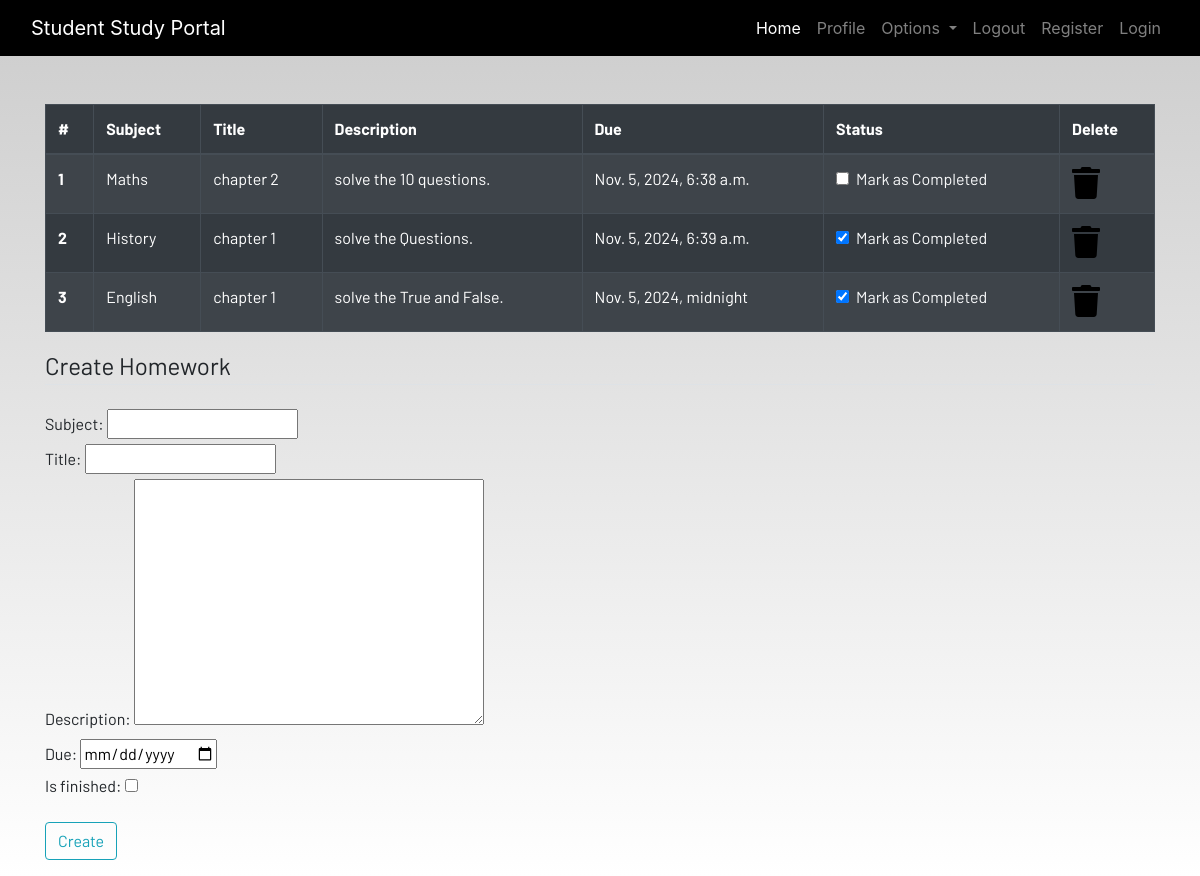
The page /homework (signed in) on the database its author committed.
### dashboard/models.py (models this page shows, shortened)
class Homework(models.Model):
    user = models.ForeignKey(User, on_delete=models.CASCADE)
    subject = models.CharField(max_length=50)
    title = models.CharField(max_length=100)
    description = models.TextField()
    due = models.DateTimeField()
    is_finished = models.BooleanField(default=False)

### dashboard/views.py (the view)
# urls.py: path('homework',views.homework,name='homework'),
def homework(request):
    if request.method == "POST":
        form = HomeworkForm(request.POST)
        if form.is_valid():
            try:
               finished = request.POST['is_finished']
               if finished == 'on':
                    finished = True
               else:
                    finished = False
            except:
                    finished = False
            homeworks = Homework(
            user=request.user,
            subject=request.POST['subject'],
            title=request.POST['title'],
            description=request.POST['description'],
            due=request.POST['due'],
            is_finished=finished
        )
        homeworks.save()
        messages.success(request, f"Homework Added from {request.user.username} Successfully!")
    else:
        form = HomeworkForm()
    homework = Homework.objects.filter(user = request.user)
    if len(homework) == 0:
        homework_done = True
    else:
        homework_done = False
    context = {
               "homeworks":homework,
               "homework_done":homework_done,
               "form":form,
}
    return render(request,"dashboard/homework.html",context)

### dashboard/forms.py
class HomeworkForm(forms.ModelForm):
    class Meta:
        model = Homework
        widgets = {'due': DateInput()}
        fields = ['subject', 'title', 'description', 'due', 'is_finished']

### dashboard/templates/dashboard/homework.html (shortened to what this page needs)
{% extends 'dashboard/base.html' %}
{% load static %}
{% block content %}
<div class="container">
    {% if not homework_done %}
    <table class="table table-striped table-bordered table-hover table-dark">
        <thead>
            <tr>
                <th scope="col">#</th>
                <th scope="col">Subject</th>
                <th scope="col">Title</th>
                <th scope="col">Description</th>
                <th scope="col">Due</th>
                <th scope="col">Status</th>
                <th scope="col">Delete</th>
            </tr>
        </thead>
        <tbody>
            {% for homework in homeworks %}
            <tr>
                <th scope="row">{{forloop.counter}}</th>
                <td>{{homework.subject}}</td>
                <td>{{homework.title}}</td>
                <td>{{homework.description}}</td>
                <td>{{homework.due}}</td>
                <td>
                    <a href="{% url 'update-homework' homework.id %}">
                        <div class="form-check">
                            {% if homework.is_finished == True %}
                            <input class="form-check-input" type="checkbox" value="" checked>
                            {% else %}
                            <input class="form-check-input" type='checkbox' value=''>
                            {% endif %}
                            <label class="form-check-label text-light" for="flexCheckDefault">
                                Mark as Completed
                            </label>
                        </div>
                    </a>
                </td>
                <td><a href="{% url 'delete-homework' homework.id %}"><i class="fa fa-trash fa-2x"></i></a></td>
            </tr>
            {% endfor %}
        </tbody>
    </table>
    {% else %}
    <h4>All homeworks are completed!! Create to have more!!</h4>
{% endif %}
</div>
<div class=" container">
    <form method="POST">
        <fieldset class="form-group">
            <legend class="border-bottom mb-4">Create Homework</legend>
            {{form }}
        </fieldset>
        <div class="form-group">
            <button href="" class="btn btn-outline-info" type="submit">
                Create
            </button>
        </div>
    </form>
</div>
{% endblock content %}

### dashboard/templates/dashboard/base.html (shortened to what this page needs)
<!DOCTYPE html>
{% load static %}
<html lang="en">
<head>
  <link rel="stylesheet" href="https://stackpath.bootstrapcdn.com/bootstrap/4.3.1/css/bootstrap.min.css"
 />
  <link rel="stylesheet" href="https://use.fontawesome.com/releases/v5.7.2/css/all.css"
 />
  <link rel="stylesheet" href="{% static 'css/main.css' %}" />
</head>
<body>
  <header>
    <nav class="navbar navbar-expand-lg navbar-dark bg-dark">
      <div class="container-fluid">
        <a class="navbar-brand" href="{% url 'home' %}">Student Study Portal</a>
        <div class="collapse navbar-collapse justify-content-end" id="navbarSupportedContent">
          <ul class="navbar-nav mb-2 mb-lg-0">
            <li class="nav-item">
              <a class="nav-link active" aria-current="page" href="{% url 'home' %}">Home</a>
            </li>
            <li class="nav-item">
              <a class="nav-link" href="{% url 'profile' %}">Profile</a>
            </li>
            <li class="nav-item dropdown">
              <a class="nav-link dropdown-toggle" href="#" id="navbarDropdown" role="button" data-toggle="dropdown"
                aria-haspopup="true" aria-expanded="false">
                Options
              </a>
            </li>
            <li class="nav-item">
              <a class="nav-link" href="{% url 'logout' %}">Logout</a>
            </li>
            <li class="nav-item">
              <a class="nav-link" href="{% url 'register' %}">Register</a>
            </li>
            <li class="nav-item">
              <a class="nav-link" href="{% url 'login' %}">Login</a>
            </li>
          </ul>
        </div>
      </div>
    </nav>
  </header>
  <br /><br />
  <main>
    {% block content %}
    {% endblock content %}
  </main>
</body>
</html>

### static/css/main.css (style rules this page uses)
html { scroll-behavior: smooth; height: 100%; width: 100%; }
main { font-family: Barlow, Quicksand, Rubik, sans-serif, serif, 'Times New Roman', Times, serif !important; }
.navbar { background-color: rgb(0, 0, 0) !important; }
a { text-decoration: none !important; color: black; }
html, body { max-width: 100%; overflow-x: hidden; height: 100%; width: 100%; }
body { background: linear-gradient(rgba(0, 0, 0, 0.2), rgba(255, 255, 255, 0.5)); overflow-x: hidden; background-repeat: no-repeat; }
.fa { color: black; }

### rows shown on the page
Homework: subject "Maths", title "chapter 2", description "solve the 10 questions.", due "Nov. 5, 2024, 6:38 a.m."
Homework: subject "History", title "chapter 1", description "solve the Questions.", due "Nov. 5, 2024, 6:39 a.m."
Homework: subject "English", title "chapter 1", description "solve the True and False.", due "Nov. 5, 2024, midnight"
